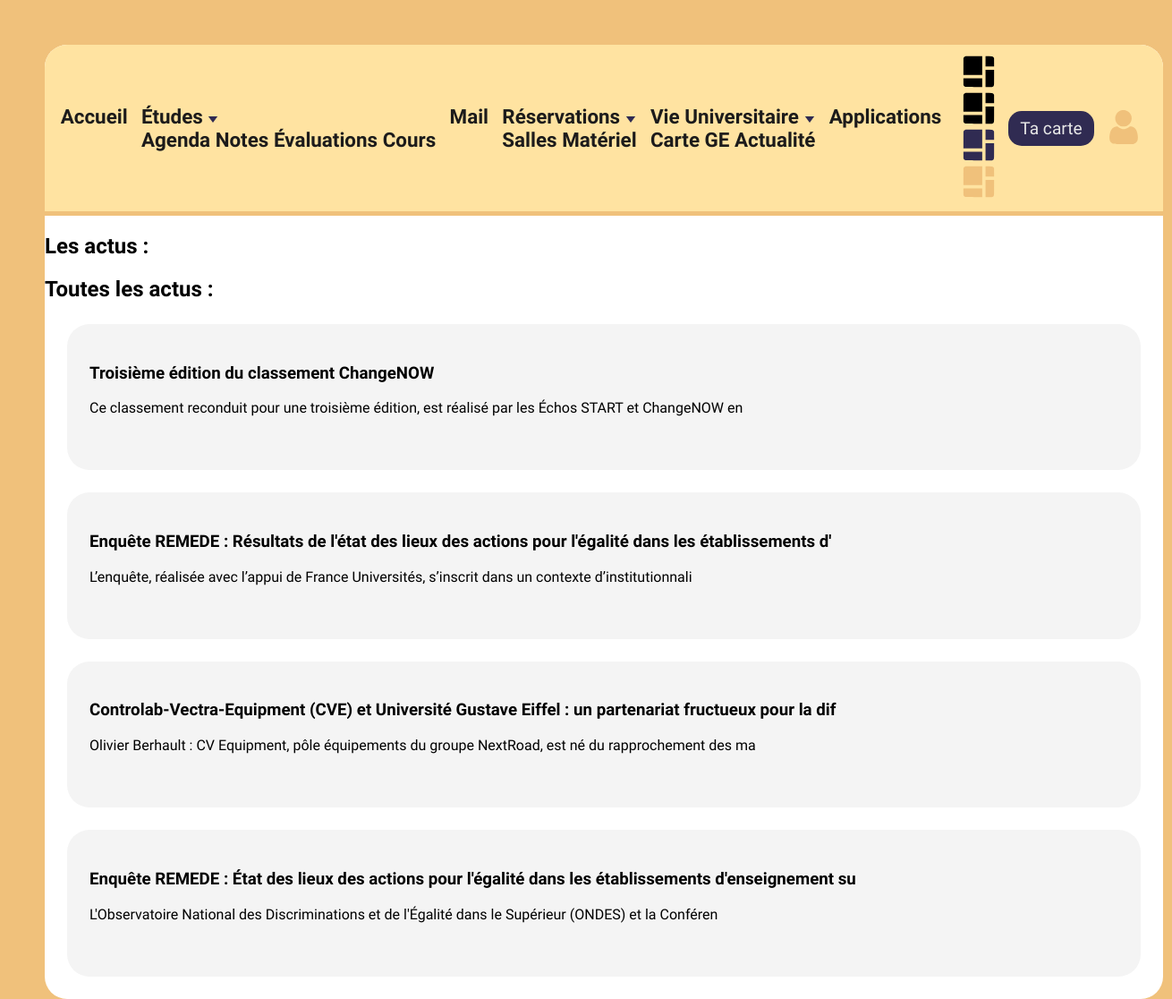
Page /actualites.php on the committed database.
### tables this page shows
CREATE TABLE `actualite` (
  `id_actu` int(11) NOT NULL,
  `actu_text` varchar(100) NOT NULL,
  `actu_date` datetime NOT NULL,
  `actu_titre` varchar(100) NOT NULL,
  `actu_img` int(11) NOT NULL,
  `ext_categorie` int(11) NOT NULL
);

### actualites.php (the view, shortened to what this page needs)
<!DOCTYPE html>
<html lang="fr">
<head>
    <link rel="stylesheet" href="style_de base.css">
    <link rel="stylesheet" href="css/actualites.css">
</head>
<body>
    <main>
        <?php
        include('nav.php');
        include('connexion.php');
        $stmt = $db->query("SELECT * FROM user WHERE user_login = '" . $_SESSION['login'] . "'");
        $result = $stmt->fetch(PDO::FETCH_ASSOC);
        ?>
        <div >
            <h2>Les actus <?= $result['user_programme'] ?>:</h2>
        </div>
        <div class="toutes_actus">
            <h2>Toutes les actus :</h2>
            <div>
                <?php
                $stmt_tt_actu = $db->query("SELECT * FROM actualite");
                $result_tt_actus = $stmt_tt_actu->fetchAll(PDO::FETCH_ASSOC);
                foreach ($result_tt_actus as $row){ ?>
                    <div class="actu">
                        <h3><?= $row['actu_titre'] ?></h3>
                        <p><?= $row['actu_text'] ?></p>
                        </div>
                    <?php } ?>
            </div>
        </div>
    </main>
</body>
</html>

### style_de base.css (style rules this page uses)
*, *:before, *:after { box-sizing: border-box; }
:root { --grey: #E7E7E7; --white-grey: #F4F4F4; --yellow1: #FBEDD7; --yellow2: #FFE3A1; --yellow3: #F9D57F; --yellow4: #F0c17b; --pink: #FFBDBD; --black: #1c1b1b; --blue: #302B52; }
body { background-color: var(--yellow4); display: grid; place-items: center; height: 100vh; margin: 0; padding: 50px; font-family: 'Lexend Deca', sans-serif; }
main { background-color: white; width: 100%; height: 100%; border-radius: 25px; }

### css/actualites.css (style rules this page uses)
:root { --grey: #E7E7E7; --white-grey: #F4F4F4; --yellow1: #FBEDD7; --yellow2: #FFE3A1; --yellow3: #F9D57F; --yellow4: #F0c17b; --black: #1c1b1b; --blue: #302B52; --pink: #FFBDBD; }
.actu { background-color: var(--white-grey); border-radius: 25px; padding: 25px; margin: 25px; }

### rows in the picture
actualite: actu_titre "Troisième édition du classement ChangeNOW", actu_text "Ce classement reconduit pour une troisième édition, est réalisé par les Échos START et ChangeNOW en"
actualite: actu_titre "Enquête REMEDE : Résultats de l'état des lieux des actions pour l'égalité dans les établissements d'", actu_text "L’enquête, réalisée avec l’appui de France Universités, s’inscrit dans un contexte d’institutionnali"
actualite: actu_titre "Controlab-Vectra-Equipment (CVE) et Université Gustave Eiffel : un partenariat fructueux pour la dif", actu_text "Olivier Berhault : CV Equipment, pôle équipements du groupe NextRoad, est né du rapprochement des ma"
actualite: actu_titre "Enquête REMEDE : État des lieux des actions pour l'égalité dans les établissements d'enseignement su", actu_text "L'Observatoire National des Discriminations et de l'Égalité dans le Supérieur (ONDES) et la Conféren"
